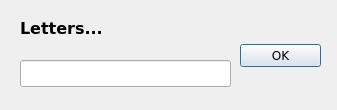
<?xml version="1.0" encoding="UTF-8"?>
<ui version="4.0">
 <class>WakeupBox</class>
 <widget class="QDialog" name="WakeupBox">
  <property name="windowModality">
   <enum>Qt::ApplicationModal</enum>
  </property>
  <property name="geometry">
   <rect>
    <x>0</x>
    <y>0</y>
    <width>337</width>
    <height>110</height>
   </rect>
  </property>
  <property name="sizePolicy">
   <sizepolicy hsizetype="Fixed" vsizetype="Fixed">
    <horstretch>0</horstretch>
    <verstretch>0</verstretch>
   </sizepolicy>
  </property>
  <property name="font">
   <font>
    <family>DejaVu Sans</family>
   </font>
  </property>
  <property name="windowTitle">
   <string>Type in shown letters...</string>
  </property>
  <property name="sizeGripEnabled">
   <bool>false</bool>
  </property>
  <property name="modal">
   <bool>true</bool>
  </property>
  <widget class="QDialogButtonBox" name="buttons">
   <property name="geometry">
    <rect>
     <x>240</x>
     <y>0</y>
     <width>81</width>
     <height>111</height>
    </rect>
   </property>
   <property name="font">
    <font>
     <family>DejaVu Sans</family>
    </font>
   </property>
   <property name="orientation">
    <enum>Qt::Vertical</enum>
   </property>
   <property name="standardButtons">
    <set>QDialogButtonBox::Ok</set>
   </property>
   <property name="centerButtons">
    <bool>true</bool>
   </property>
  </widget>
  <widget class="QLabel" name="pasword">
   <property name="enabled">
    <bool>true</bool>
   </property>
   <property name="geometry">
    <rect>
     <x>20</x>
     <y>20</y>
     <width>241</width>
     <height>17</height>
    </rect>
   </property>
   <property name="font">
    <font>
     <family>DejaVu Sans</family>
     <pointsize>12</pointsize>
     <weight>75</weight>
     <bold>true</bold>
    </font>
   </property>
   <property name="text">
    <string>Letters...</string>
   </property>
   <property name="textInteractionFlags">
    <set>Qt::NoTextInteraction</set>
   </property>
  </widget>
  <widget class="QLineEdit" name="input">
   <property name="geometry">
    <rect>
     <x>20</x>
     <y>60</y>
     <width>211</width>
     <height>27</height>
    </rect>
   </property>
   <property name="font">
    <font>
     <family>DejaVu Sans</family>
    </font>
   </property>
  </widget>
 </widget>
 <resources/>
 <connections/>
</ui>
